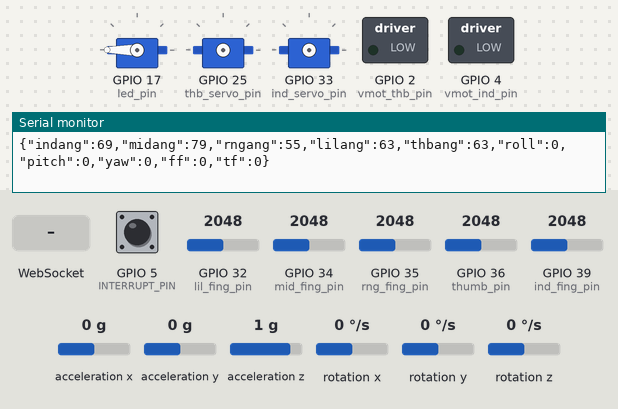
A sketch run on a simulated ESP32. Parts: 3 × servo, switched loads named in the sketch (green lamp = pin HIGH), the last lines printed to the serial monitor. Inputs (shaded band) come from the test bench; at power-on: GPIO 5 (INTERRUPT_PIN) LOW, GPIO 32 (lil_fing_pin) = 2048, GPIO 34 (mid_fing_pin) = 2048, GPIO 35 (rng_fing_pin) = 2048, GPIO 36 (thumb_pin) = 2048, GPIO 39 (ind_fing_pin) = 2048, acceleration x 0 g, acceleration y 0 g, acceleration z 1 g, rotation x 0 °/s, rotation y 0 °/s, rotation z 0 °/s. WiFi joins after 1.5 s; servers stay silent unless stated; the sensor or clock chip raises its interrupt line as the real part does; pins used as bus, display or sensor lines are not drawn.

Above: at 3.2 s.
3.3 s: WebSocket text "3" received
At 4.4 s:
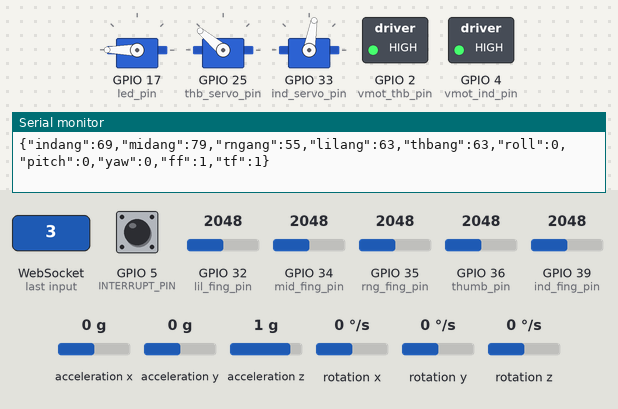
4.8 s: WebSocket text "1" received
At 5.5 s:
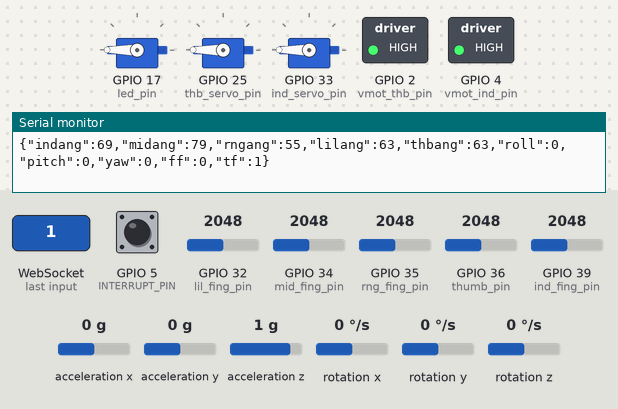
Timing chart, 0 to 7.8 s (numbered marks = the images above; inputs shaded):
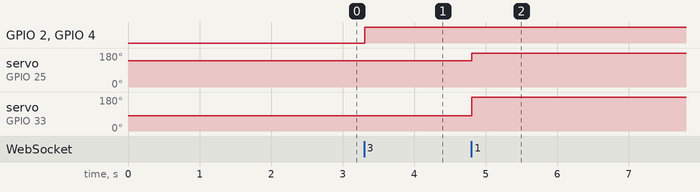

The sketch:

cyber_glove_release_sw.ino
```cpp
#include <WiFi.h>
#include <WebServer.h>
#include <ESP32Servo.h>
#include <ArduinoJson.h>
#include <WebSocketsServer.h>
#include "I2Cdev.h"
#include "MPU6050_6Axis_MotionApps20.h"
#if I2CDEV_IMPLEMENTATION == I2CDEV_ARDUINO_WIRE
    #include "Wire.h"
#endif

/**************************imu******************************/
#define INTERRUPT_PIN 5
bool dmpReady = false;  // set true if DMP init was successful
uint8_t mpuIntStatus;   // holds actual interrupt status byte from MPU
uint8_t devStatus;      // return status after each device operation (0 = success, !0 = error)
uint16_t packetSize;    // expected DMP packet size (default is 42 bytes)
uint16_t fifoCount;     // count of all bytes currently in FIFO
uint8_t fifoBuffer[64]; // FIFO storage buffer

Quaternion q;           // [w, x, y, z]         quaternion container
VectorInt16 aa;         // [x, y, z]            accel sensor measurements
VectorInt16 aaReal;     // [x, y, z]            gravity-free accel sensor measurements
VectorInt16 aaWorld;    // [x, y, z]            world-frame accel sensor measurements
VectorFloat gravity;    // [x, y, z]            gravity vector
float euler[3];         // [psi, theta, phi]    Euler angle container
float ypr[3];           // [yaw, pitch, roll]   yaw/pitch/roll container and gravity vector

uint8_t teapotPacket[14] = { '$', 0x02, 0,0, 0,0, 0,0, 0,0, 0x00, 0x00, '\r', '\n' };

MPU6050 mpu;
/************************************************************/

/**************************angle sensor********************/
const uint8_t ind_fing_pin = 39;
const uint8_t mid_fing_pin = 34;
const uint8_t rng_fing_pin = 35;
const uint8_t lil_fing_pin = 32;
const uint8_t thumb_pin = 36;

float y_ind[3];
float y_mid[3];
float y_rng[3];
float y_lil[3];
float y_thb[3];

int x_ind[3];
int x_mid[3];
int x_rng[3];
int x_lil[3];
int x_thb[3];

float ang_ind;
float ang_mid;
float ang_rng;
float ang_lil;
float ang_thb;

/****************************2nd order BW fliter*****************/

const float a1 = 1.0;
const float a2 = 2.0;
const float a3 = 1.0;
const float b1 = 4.841;
const float b2 = 1.789;
const float b3 = -0.948;

/*******************************************************************/

/*************************calibration joint angle**************/
const float ind_off=878.0;
const float mid_off=785.0;
const float rng_off=1179.0;
const float lil_off=950.0;
const float thb_off=895.0;

const float ind_range=1794.0;
const float mid_range=1708.0;
const float rng_range=1684.0;
const float lil_range=1845.0;
const float thb_range=1958.0;

const float delta_ang=107.0;

/***************************************************************/

/**********************servo and vibration motors ***********/
const uint8_t vmot_thb_pin = 2;// options 19
const uint8_t vmot_ind_pin = 4;
const uint8_t ind_servo_pin = 33;
const uint8_t thb_servo_pin = 25;
const uint8_t led_pin=17;
/*****************************************************************/

/***************** calibation haptic and tactile ****************/
const uint8_t dutyCycle_max = 128;
const uint8_t dutyCycle_min = 0;
const uint8_t thb_servo_push = 140;
const uint8_t ind_servo_push = 80;
const uint8_t thb_servo_pull = 180;
const uint8_t ind_servo_pull = 180;
/*****************************************************************/

uint8_t ff_status = 0;
uint8_t tf_status = 0;

Servo thbservo;
Servo indservo;
Servo led;
/************************your wifi router credentials***********************************/

const char* ssid = "NATURE";
const char* password = "sut3omki";
/***********************************************************************/

/***********************joint angle sampling***************************/
int interval = 20; // sample time
unsigned long previousMillis = 0; // time stamp for last sample
/***************************************************/

/*********************** webpage*********************************/
String web ="<!DOCTYPE html><html><head> <title>Arduino and ESP32 Websocket</title> <meta name='viewport' content='width=device-width, initial-scale=1.0' /> <meta charset='UTF-8'> <style> body { background-color: #E6D8D5; text-align: center; } </style></head><body> <h1>INDEX FINGER ANGLE: <span id='indang'>-</span></h1> <h1>MIDDLE FINGER ANGLE: <span id='midang'>-</span></h1> <h1>RING FINGER ANGLE: <span id='rngang'>-</span></h1> <h1>LITLE FINGER ANGLE: <span id='lilang'>-</span></h1> <h1>THUMB ANGLE: <span id='thbang'>-</span></h1> <h1>ROLL: <span id='roll'>-</span></h1> <h1>PITCH: <span id='pitch'>-</span></h1> <h1>YAW: <span id='yaw'>-</span></h1> <h1>FORCE FEEDBACK: <span id='ff'>-</span></h1> <button type='button' id='BTN_1'> <h1>ON</h1> </button><button type='button' id='BTN_2'> <h1>OFF</h1> </button> <h1>TACTILE FEEDBACK: <span id='tf'>-</span></h1> <button type='button' id='BTN_3'> <h1>ON</h1> </button><button type='button' id='BTN_4'> <h1>OFF</h1> </button></body><script> var Socket; document.getElementById('BTN_1').addEventListener('click', button_1_pressed); document.getElementById('BTN_2').addEventListener('click', button_2_pressed); document.getElementById('BTN_3').addEventListener('click', button_3_pressed); document.getElementById('BTN_4').addEventListener('click', button_4_pressed); function init() { Socket = new WebSocket('ws://' + window.location.hostname + ':81/'); Socket.onmessage = function(event) { processCommand(event); }; } function processCommand(event) { var obj = JSON.parse(event.data); document.getElementById('indang').innerHTML = obj.indang; document.getElementById('midang').innerHTML = obj.midang; document.getElementById('rngang').innerHTML = obj.rngang; document.getElementById('lilang').innerHTML = obj.lilang; document.getElementById('thbang').innerHTML = obj.thbang; document.getElementById('roll').innerHTML = obj.roll; document.getElementById('pitch').innerHTML = obj.pitch; document.getElementById('yaw').innerHTML = obj.yaw; document.getElementById('ff').innerHTML = obj.ff; document.getElementById('tf').innerHTML = obj.tf; console.log(obj.indang); console.log(obj.midang); console.log(obj.rngang); console.log(obj.lilang); console.log(obj.thbang); console.log(obj.roll); console.log(obj.pitch); console.log(obj.yaw); console.log(obj.ff); console.log(obj.tf); } function button_1_pressed() { Socket.send('0'); } function button_2_pressed() { Socket.send('1'); } function button_3_pressed() { Socket.send('2'); } function button_4_pressed() { Socket.send('3'); } window.onload = function(event) { init(); }</script></html>";
String jsonString; // Temporary storage for the JSON String
/************************************************************/

WebServer server(80);  // create instance for web server on port "80"
WebSocketsServer webSocket = WebSocketsServer(81);  //create instance for webSocket server on port"81"


/****************************************imu**********************************/
/*============================================================================*/
volatile bool mpuInterrupt = false;     // indicates whether MPU interrupt pin has gone high
void dmpDataReady() {
    mpuInterrupt = true;
}

void setup_imu()
{
// join I2C bus (I2Cdev library doesn't do this automatically)

    #if I2CDEV_IMPLEMENTATION == I2CDEV_ARDUINO_WIRE
        Wire.begin();
        Wire.setClock(400000); // 400kHz I2C clock. Comment this line if having compilation difficulties
    #elif I2CDEV_IMPLEMENTATION == I2CDEV_BUILTIN_FASTWIRE
        Fastwire::setup(400, true);
    #endif

    /************************ initialize device************************/
    Serial.println(F("Initializing I2C devices..."));
    mpu.initialize();
    pinMode(INTERRUPT_PIN, INPUT);

    /************************ verify connection************************/
    Serial.println(F("Testing device connections..."));
    Serial.println(mpu.testConnection() ? F("MPU6050 connection successful") : F("MPU6050 connection failed"));

    Serial.println(F("Initializing DMP..."));
    devStatus = mpu.dmpInitialize();

    /*****************************imu calibration********************/
    mpu.setXGyroOffset(220);
    mpu.setYGyroOffset(76);
    mpu.setZGyroOffset(-85);
    mpu.setZAccelOffset(1788);


    if (devStatus == 0) {
        // Calibration Time: generate offsets and calibrate our MPU6050
        mpu.CalibrateAccel(6);
        mpu.CalibrateGyro(6);
        mpu.PrintActiveOffsets();
        // turn on the DMP, now that it's ready
        Serial.println(F("Enabling DMP..."));
        mpu.setDMPEnabled(true);

        // enable Arduino interrupt detection
        Serial.print(F("Enabling interrupt detection (Arduino external interrupt "));
        Serial.print(digitalPinToInterrupt(INTERRUPT_PIN));
        Serial.println(F(")..."));
        attachInterrupt(digitalPinToInterrupt(INTERRUPT_PIN), dmpDataReady, RISING);
        mpuIntStatus = mpu.getIntStatus();

        // set our DMP Ready flag so the main loop() function knows it's okay to use it
        Serial.println(F("DMP ready! Waiting for first interrupt..."));
        dmpReady = true;
        Serial.print("dmpready : ");
        Serial.print(dmpReady);
        Serial.println(" ");

        // get expected DMP packet size for later comparison
        packetSize = mpu.dmpGetFIFOPacketSize();
    } else {
        // ERROR!
        // 1 = initial memory load failed
        // 2 = DMP configuration updates failed
        // (if it's going to break, usually the code will be 1)
        Serial.print(F("DMP Initialization failed (code "));
        Serial.print(devStatus);
        Serial.println(F(")"));
    }

}

void update_imu()
{
  if (!dmpReady) return;
  if (mpu.dmpGetCurrentFIFOPacket(fifoBuffer))
  {
    mpu.dmpGetQuaternion(&q, fifoBuffer);
    mpu.dmpGetGravity(&gravity, &q);
    mpu.dmpGetYawPitchRoll(ypr, &q, &gravity);
  }
}
/*============================================================================*/
/****************************************end imu********************************/

/************************************ADC for joint angles****************/
/*----------------------------------------------------------------------*/
void push_y(float *stack,float value)
{
  int i=2;
  for (i=2;i>0;i--)
    stack[i]=stack[i-1];
  stack[0]=value;
}
void filtered_values(float *y,int *x)
{
  float y_out;
  y_out = (a1*x[0]+a2*x[1]+a3*x[2]+b2*y[1]+b3*y[2])/b1;
  push_y(y,y_out);
}

void push_x(int *stack,int value)
{
  int i=2;
  for (i=2;i>0;i--)
    stack[i]=stack[i-1];
  stack[0]=value;
}


void update_fing_values()
{
  int raw_ind;
  int raw_mid;
  int raw_rng;
  int raw_lil;
  int raw_thb;

  raw_ind = analogRead(ind_fing_pin);
  raw_mid = analogRead(mid_fing_pin);
  raw_rng = analogRead(rng_fing_pin);
  raw_lil = analogRead(lil_fing_pin);
  raw_thb = analogRead(thumb_pin);

  push_x(x_ind,raw_ind);
  push_x(x_mid,raw_mid);
  push_x(x_rng,raw_rng);
  push_x(x_lil,raw_lil);
  push_x(x_thb,raw_thb);

  filtered_values(y_ind,x_ind);
  filtered_values(y_mid,x_mid);
  filtered_values(y_rng,x_rng);
  filtered_values(y_lil,x_lil);
  filtered_values(y_thb,x_thb);

  ang_ind = (y_ind[0]-ind_off)*(delta_ang/ind_range);
  ang_mid = (y_mid[0]-mid_off)*(delta_ang/mid_range);
  ang_rng = (y_rng[0]-rng_off)*(delta_ang/rng_range);
  ang_lil = (y_lil[0]-lil_off)*(delta_ang/lil_range);
  ang_thb = (y_thb[0]-thb_off)*(delta_ang/thb_range);
}
/*---------------------------------------------------------------------*/
/*************************************END**********************************/

///**************************tactile and force feedback*******************/
///*-----------------------------------------------------------------------*/
void setup_feedback()
{
  ESP32PWM::allocateTimer(0);
  ESP32PWM::allocateTimer(1);
  ESP32PWM::allocateTimer(2);
  ESP32PWM::allocateTimer(3);
  thbservo.setPeriodHertz(50);
  indservo.setPeriodHertz(50);
  pinMode(vmot_thb_pin,OUTPUT);
  pinMode(vmot_ind_pin,OUTPUT);
}
  void activate_foce_feedback()
  {
    thbservo.attach(thb_servo_pin, 1000, 2000);
    indservo.attach(ind_servo_pin, 1000, 2000);
    thbservo.write(thb_servo_push);
    indservo.write(ind_servo_push);
    ff_status=1;
  }

  void deactivate_foce_feedback()
  {
    thbservo.attach(thb_servo_pin, 1000, 2000);
    indservo.attach(ind_servo_pin, 1000, 2000);
    thbservo.write(thb_servo_pull);
    indservo.write(ind_servo_pull);
    ff_status=0;
  }

void activate_tactile_feedback()
{
    pinMode(vmot_thb_pin,OUTPUT);
    digitalWrite(vmot_thb_pin,HIGH);
    pinMode(vmot_ind_pin,OUTPUT);
    digitalWrite(vmot_ind_pin,HIGH);
  tf_status=1;
}

void deactivate_tactile_feedback()
{
  digitalWrite(2,LOW);
  digitalWrite(4,LOW);
  tf_status=0;
}
/*-----------------------------------------------------------------------*/
/********************************************END*******************************/

/*********************************websocket*********************************/
void webSocketEvent(byte num, WStype_t type, uint8_t * payload, size_t length) {
  switch (type) {
    case WStype_DISCONNECTED: // enum that read status this is used for debugging.
      Serial.print("WS Type ");
      Serial.print(type);
      Serial.println(": DISCONNECTED");
      break;
    case WStype_CONNECTED:  // Check if a WebSocket client is connected or not
      Serial.print("WS Type ");
      Serial.print(type);
      Serial.println(": CONNECTED");
      /********************************/
      /*****add code for led **********/
      break;
    case WStype_TEXT: // check responce from client
      Serial.println(); // the payload variable stores teh status internally
      Serial.println(payload[0]);
      if (payload[0] == '3') {
        activate_foce_feedback();
        activate_tactile_feedback();
      }
      if (payload[0] == '1') {
        deactivate_foce_feedback();
        activate_tactile_feedback();
      }
      if (payload[0] == '0') {
        deactivate_foce_feedback();
        deactivate_tactile_feedback();
      }
      break;
  }
}

void update_webpage()
{
  StaticJsonDocument<200> doc;
  // create an object
  JsonObject object = doc.to<JsonObject>();
  object["indang"]=(uint8_t)ang_ind;
  object["midang"]=(uint8_t)ang_mid;
  object["rngang"]=(uint8_t)ang_rng;
  object["lilang"]=(uint8_t)ang_lil;
  object["thbang"]=(uint8_t)ang_thb;
  object["roll"]=ypr[2]* 180/M_PI;
  object["pitch"]=ypr[1] * 180/M_PI;
  object["yaw"]=ypr[0] * 180/M_PI;
  object["ff"] = ff_status ;
  object["tf"]= tf_status;
  serializeJson(doc, jsonString); // serialize the object and save teh result to teh string variable.
  Serial.println( jsonString ); // print the string for debugging.
  webSocket.broadcastTXT(jsonString); // send the JSON object through the websocket
  jsonString = ""; // clear the String.
}

void setup() {
  // put your setup code here, to run once:
  led.setPeriodHertz(10);
  led.attach(led_pin,0,50000);
  led.write(180);
  Serial.begin(115200); // Init Serial for Debugging.
  WiFi.begin(ssid, password); // Connect to Wifi
  while (WiFi.status() != WL_CONNECTED) { // Check if wifi is connected or not
    delay(500);
    Serial.print(".");
  }
  Serial.println();
  // Print the IP address in the serial monitor windows.
  Serial.print("IP address: ");
  Serial.println(WiFi.localIP());
  // Initialize a web server on the default IP address. and send the webpage as a response.
  server.on("/", []() {
    server.send(400, "text\html", web);
  });
  server.begin(); // init the server
  webSocket.begin();  // init the Websocketserver
  webSocket.onEvent(webSocketEvent);  // init the webSocketEvent function when a websocket event occurs
  //setup_feedback();
  setup_imu();
  led.detach();
  pinMode(led_pin,OUTPUT);
  digitalWrite(led_pin,HIGH);
}

void loop()
{
  server.handleClient();  // webserver methode that handles all Client
  webSocket.loop(); // websocket server methode that handles all Client
  unsigned long currentMillis = millis(); // call millis  and Get snapshot of time
  if ((unsigned long)(currentMillis - previousMillis) >= interval)
  { // How much time has passed, accounting for rollover with subtraction!
    update_fing_values();
    update_imu();
    update_webpage();
    previousMillis = currentMillis;   // Use the snapshot to set track time until next event
  }
}
```

Measured:
- after the input at 3.3 s, GPIO 2 (vmot_thb_pin), GPIO 4 (vmot_ind_pin): LOW → HIGH at once
- after the input at 4.8 s, servo on GPIO 25 (thb_servo_pin): 140° → 180° at once; servo on GPIO 33 (ind_servo_pin): 80° → 180° at once
